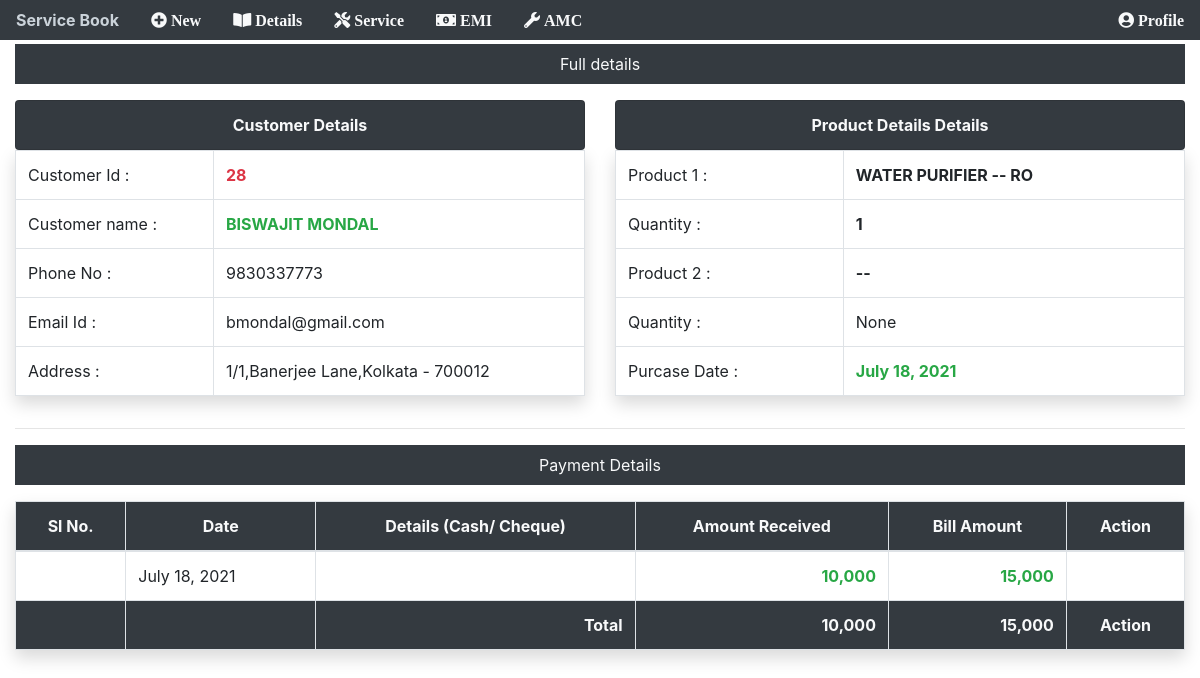
The app's page /details/28 (signed in), older data.
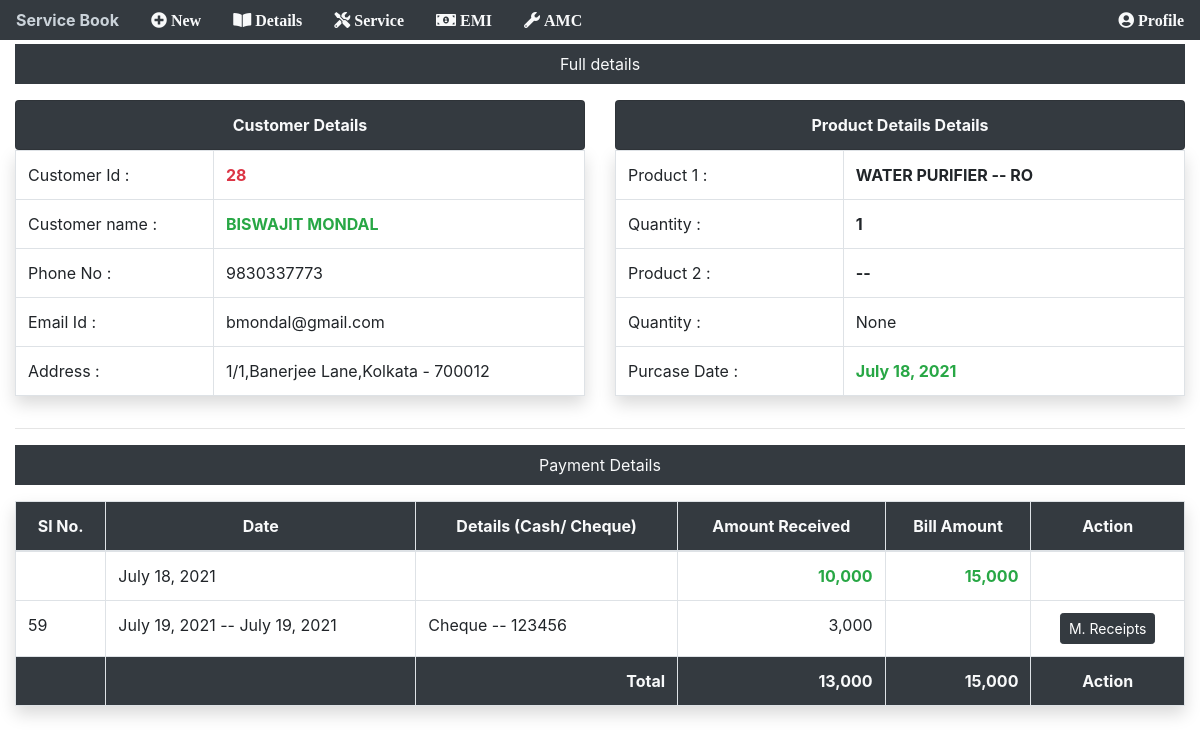
The same page, newer data.
### app/models.py (models this page shows, shortened)
class customerDetails(models.Model):
    custimerId = models.AutoField(primary_key=True)
    name = models.CharField(max_length=100)
    address = models.CharField(max_length=100, null=True)
    phoneNo = models.CharField(max_length=100, unique=True)
    email = models.EmailField(null=True)
    service = models.IntegerField(null=True, blank=True)
    emi = models.CharField(max_length=10, null=True, blank=True)
    modelNameOne = models.CharField(max_length=100)
    quantityOne = models.CharField(max_length=2, null=True)
    modelNoOne = models.CharField(max_length=100)
    modelNameTwo = models.CharField(max_length=100, blank=True)
    quantityTwo = models.CharField(max_length=2, null=True, blank=True)
    modelNoTwo = models.CharField(max_length=100, blank=True)
    purchaseDate = models.DateField(auto_now=False, auto_now_add=False)
    totalAmount = models.IntegerField()
    advanceAmount = models.IntegerField()
    dueAmount = models.IntegerField(null=True)
    def total_paid_amount(self):  # for total paid amount
        tt = self.advanceAmount
        ap = self.amount_paid()
        return tt + ap
    def amount_paid(self):  # for paymennt
        items = paymentOnEmi.objects.filter(refNo=self.custimerId)
        total = 0
        for item in items:
            total += item.paidAmount
        return total

class paymentOnEmi(models.Model):
    refNo = models.IntegerField()
    paidAmount = models.IntegerField()
    paymentDate = models.DateField(auto_now=False, auto_now_add=False)
    cashCheque = models.CharField(max_length=100, null=True)
    chequeNo = models.CharField(max_length=10, null=True, blank=True)

### app/views.py (the view)
# urls.py: path('details/<int:id>', views.iddetails, name="iddetails"),
@login_required(login_url="/login")
def iddetails(request, id):
    ghh = customerDetails.objects.get(pk=id)
    phh = paymentOnEmi.objects.filter(refNo=id)
    return render(request, "main/iddetails.html", {'ghh': ghh, 'phh': phh, 'id': id})

### templates/main/iddetails.html
{% include "main/base.html" %} {% load humanize %} {% block content %}
<div class="container-fluid">
  <div class="bg-dark mt-1">
    <p class="nav-link text-light text-center">Full details</p>
  </div>
  <div class="row">
    <div class="col-6">
      <table class="table table-bordered shadow">
        <ul class="list-group">
          <li class="list-group-item bg-dark text-light text-center">
            <strong>Customer Details</strong>
          </li>
        </ul>
        <tbody>
          <tr>
            <td>Customer Id :</td>
            <td class="text-danger"><strong>{{ghh.custimerId}}</strong></td>
          </tr>
          <tr>
            <td>Customer name :</td>
            <td class="text-success"><strong>{{ghh.name | upper}}</strong></td>
          </tr>
          <tr>
            <td>Phone No :</td>
            <td>{{ghh.phoneNo}}</td>
          </tr>
          <tr>
            <td>Email Id :</td>
            <td>{{ghh.email}}</td>
          </tr>
          <tr>
            <td>Address :</td>
            <td>{{ghh.address}}</td>
          </tr>
        </tbody>
      </table>
    </div>
    <div class="col-6">
      <ul class="list-group">
        <li class="list-group-item bg-dark text-light text-center">
          <strong>Product Details Details</strong>
        </li>
      </ul>
      <table class="table table-bordered shadow">
        <tbody>
          <tr>
            <td>Product 1 :</td>
            <td>
              <strong
                >{{ghh.modelNameOne | upper}} -- {{ghh.modelNoOne}}</strong
              >
            </td>
          </tr>
          <tr>
            <td>Quantity :</td>
            <td><strong>{{ghh.quantityOne}}</strong></td>
          </tr>
          <tr>
            <td>Product 2 :</td>
            <td><strong>{{ghh.modelNameTwo}} -- {{ghh.modelNoTwo}}</strong></td>
          </tr>
          <tr>
            <td>Quantity :</td>
            <td>{{ghh.quantityTwo}}</td>
          </tr>
          <tr>
            <td>Purcase Date :</td>
            <td class="text-success"><strong>{{ghh.purchaseDate}}</strong></td>
          </tr>
        </tbody>
      </table>
    </div>
  </div>
  <hr />
  <div class="bg-dark mt-1">
    <p class="nav-link text-center text-light">Payment Details</p>
  </div>
  <div class="row">
    <div class="col">
      <table class="table table-bordered shadow">
        <thead>
          <tr class="bg-dark text-light text-center">
            <th>Sl No.</th>
            <th>Date</th>
            <th>Details (Cash/ Cheque)</th>
            <th>Amount Received</th>
            <th>Bill Amount</th>
            <th>Action</th>
          </tr>
        </thead>
        <tbody>
          <tr>
            <td></td>
            <td>{{ghh.purchaseDate}}</td>
            <td></td>
            <td class="text-right text-success">
              <strong>{{ghh.advanceAmount | intcomma}}</strong>
            </td>
            <td class="text-right text-success">
              <strong>{{ghh.totalAmount | intcomma}}</strong>
            </td>
          </tr>
          {% for p in phh %}
          <tr>
            <td>{{p.id}}</td>
            <td>{{p.paymentDate}} -- {{p.paymentDate | naturalday}}</td>
            <td>{{p.cashCheque}} -- {{p.chequeNo}}</td>
            <td class="text-right">{{p.paidAmount | intcomma}}</td>
            <td></td>
            <td class="text-center">
              <a
                class="btn btn-dark btn-sm"
                type="button"
                href="{% url 'moneyreceipts' p.id %}"
                target="_blank"
              >
                M. Receipts
              </a>
            </td>
          </tr>
          {% endfor %}
        </tbody>
        <tfoot>
          <tr class="bg-dark text-light">
            <th></th>
            <th></th>
            <th class="text-right">Total</th>
            <th class="text-right">{{ghh.total_paid_amount | intcomma}}</th>
            <th class="text-right">{{ghh.totalAmount | intcomma}}</th>
            <th class="text-center">Action</th>
          </tr>
        </tfoot>
      </table>
    </div>
  </div>
</div>
{% endblock %}

### templates/main/base.html (shortened to what this page needs)
<!DOCTYPE html>
<html lang="en">
  <head>
    <link
      rel="stylesheet"
      href="https://maxcdn.bootstrapcdn.com/bootstrap/4.0.0/css/bootstrap.min.css"
    />
    <link
      rel="stylesheet"
      href="https://cdnjs.cloudflare.com/ajax/libs/font-awesome/5.15.3/css/all.min.css"
    />
    <link
      rel="stylesheet"
      href="https://cdnjs.cloudflare.com/ajax/libs/twitter-bootstrap/4.5.2/css/bootstrap.css"
    />
    <link
      rel="stylesheet"
      href="https://cdn.datatables.net/1.10.24/css/dataTables.bootstrap4.min.css"
    />
  </head>
  <body>
    <ul class="nav bg-dark justify-content-between">
      <div class="d-flex">
        <li class="nav-item">
          <a class="nav-link text-light" href="/"
            ><strong>Service Book</strong></a
          >
        </li>
        <li class="nav-item">
          <a class="nav-link text-light" href="/customer"
            ><i
              class="fa fa-plus-circle"
              data-toggle="tooltip"
              data-placement="bottom"
              title="New Customer"
            >
              New</i
            ></a
          >
        </li>
        <li class="nav-item">
          <a class="nav-link text-light" href="/customer/details"
            ><i
              class="fa fa-book-open"
              data-toggle="tooltip"
              data-placement="bottom"
              title="Details Of Customer"
            >
              Details</i
            ></a
          >
        </li>
        <li class="nav-item">
          <a class="nav-link text-light" href="/customer/service"
            ><i
              class="fas fa-tools"
              data-toggle="tooltip"
              data-placement="bottom"
              title="Service"
            >
              Service</i
            ></a
          >
        </li>
        <li class="nav-item">
          <a class="nav-link text-light" href="/emi"
            ><i
              class="fa fa-money-bill-alt"
              data-toggle="tooltip"
              data-placement="bottom"
              title="EMI"
            >
              EMI</i
            ></a
          >
        </li>
        <li class="nav-item">
          <a class="nav-link text-light" href="/amc"
            ><i
              class="fa fa-wrench"
              data-toggle="tooltip"
              data-placement="bottom"
              title="AMC"
            >
              AMC</i
            ></a
          >
        </li>
      </div>
      <div>
        <li class="nav-item">
          <a class="nav-link text-light" href="/profile"
            ><i class="fa fa-user-circle"> Profile</i></a
          >
        </li>
      </div>
    </ul>
  </body>
</html>

Row changes from the older to the newer data that the page shows:
computed for customerDetails "BISWAJIT MONDAL": total_paid_amount "10,000" → "13,000"
added paymentOnEmi: id "59", paymentDate "July 19, 2021", cashCheque "Cheque", chequeNo "123456", paidAmount "3,000"
